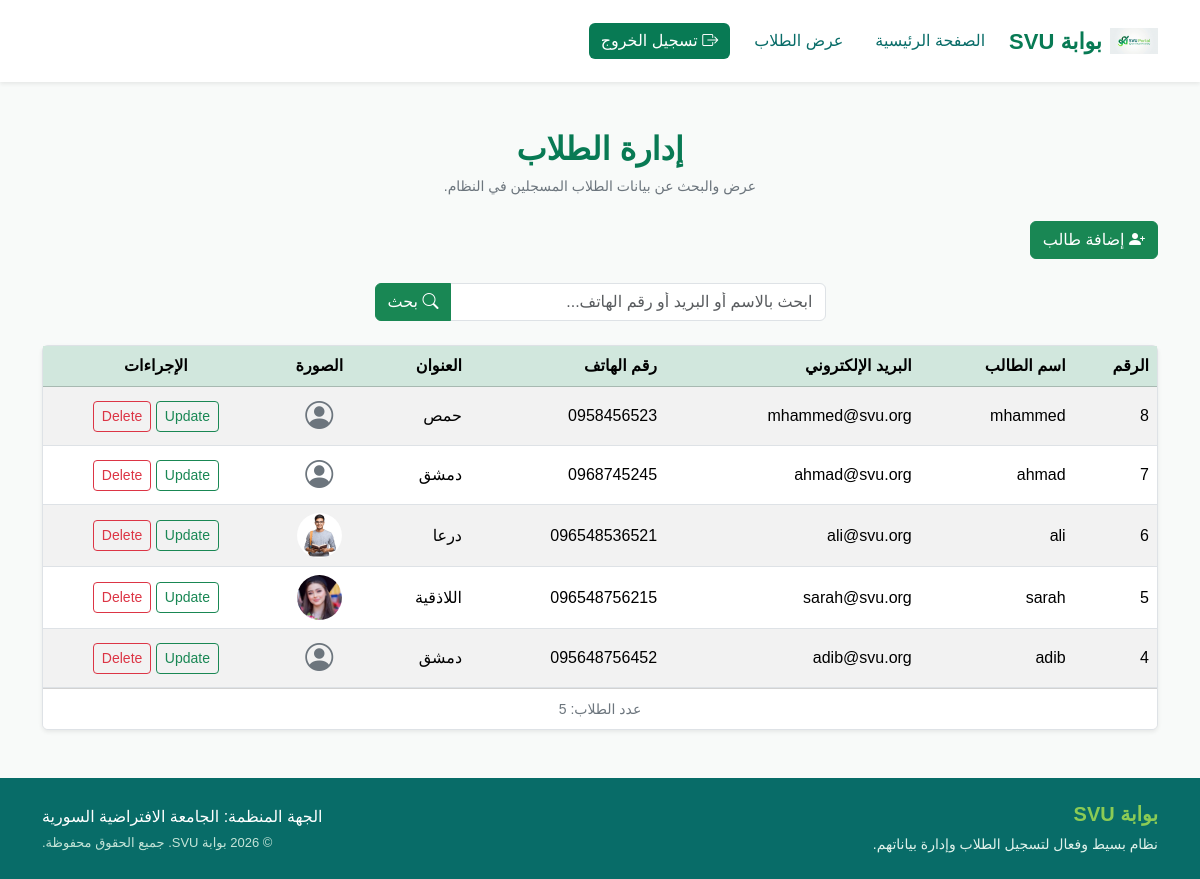
The app's page /view_students.php (signed in) with its own data.
### tables this page shows
CREATE TABLE `students` (
  `id` int(11) NOT NULL,
  `name` varchar(100) NOT NULL,
  `email` varchar(100) NOT NULL,
  `phone` varchar(15) NOT NULL,
  `address` text NOT NULL,
  `profile_picture` varchar(255) DEFAULT NULL,
  `created_at` timestamp NOT NULL DEFAULT current_timestamp()
);

### view_students.php (the view, shortened to what this page needs)
<?php
require_once __DIR__ . '/includes/db.php';
$isLoggedIn = isset($_SESSION['user_id']);
$search = trim($_GET['search'] ?? '');
$students = [];
$error = '';
try {
    $query = "SELECT id, name, email, phone, address,
                     profile_picture, created_at
              FROM students";
    $query .= " ORDER BY id DESC";
    $stmt = $pdo->prepare($query);
    if ($search !== '') {
        $searchValue = "%$search%";
        $stmt->execute([
            ':search_name' => $searchValue,
            ':search_email' => $searchValue,
            ':search_phone' => $searchValue
        ]);
    } else {
        $stmt->execute();
    }
    $students = $stmt->fetchAll(PDO::FETCH_ASSOC);
} catch (PDOException $e) {
    $error = 'حدث خطأ أثناء تحميل بيانات الطلاب.';
}
?>
<!DOCTYPE html>
<html lang="ar" dir="rtl">
<head>
    <link href="https://cdn.jsdelivr.net/npm/bootstrap@5.3.8/dist/css/bootstrap.rtl.min.css" rel="stylesheet">
    <link href="https://cdn.jsdelivr.net/npm/bootstrap-icons@1.13.1/font/bootstrap-icons.min.css" rel="stylesheet">
    <link rel="stylesheet" href="assets/css/style.css">
</head>
<body>
    <header>
        <nav class="navbar navbar-expand-lg navbar-light bg-white shadow-sm">
            <div class="container">
                <a class="navbar-brand d-flex align-items-center gap-2" href="index.php">
                    <img src="assets/img/logo.jpeg" alt="شعار بوابة SVU" class="navbar-logo">
                    <span class="fw-bold site-name">بوابة SVU</span>
                </a>
                <div class="collapse navbar-collapse" id="navbarContent">
                    <ul class="navbar-nav me-auto align-items-lg-center gap-lg-3">
                        <li class="nav-item">
                            <a class="nav-link" href="index.php">
                                الصفحة الرئيسية
                            </a>
                        </li>
                        <li class="nav-item">
                            <a class="nav-link" href="view_students.php">
                                عرض الطلاب
                            </a>
                        </li>
                        <?php if ($isLoggedIn): ?>
                        <li class="nav-item">
                            <a class="btn btn-logout" href="logout.php">
                                <i class="bi bi-box-arrow-right"></i>
                                تسجيل الخروج
                            </a>
                        </li>
                        <?php endif; ?>
                    </ul>
                </div>
            </div>
        </nav>
    </header>
    <main class="flex-grow-1 py-5">
        <div class="container">
            <div class="text-center mb-4">
                <h2 class="fw-bold" style="color: #087a54;">
                    إدارة الطلاب
                </h2>
                <p class="text-secondary small mb-0">
                    عرض والبحث عن بيانات الطلاب المسجلين في النظام.
                </p>
            </div>
            <div class="d-flex justify-content-start mb-4">
                <a href="add_student.php" class="btn btn-success">
                    <i class="bi bi-person-plus-fill"></i>
                    إضافة طالب
                </a>
            </div>
            <div class="row justify-content-center mb-4">
                <div class="col-12 col-md-7 col-lg-5">
                    <form action="view_students.php" method="GET">
                        <div class="input-group">
                            <input type="search" name="search" class="form-control"
                                placeholder="ابحث بالاسم أو البريد أو رقم الهاتف..."
                                value="<?php echo htmlspecialchars($search, ENT_QUOTES, 'UTF-8'); ?>">
                            <button type="submit" class="btn btn-success">
                                <i class="bi bi-search"></i>
                                بحث
                            </button>
                        </div>
                    </form>
                </div>
            </div>
            <div class="card border shadow-sm">
                <div class="card-body p-0">
                    <div class="table-responsive">
                        <table class="table table-hover table-striped align-middle mb-0">
                            <thead class="table-success">
                                <tr>
                                    <th scope="col">الرقم</th>
                                    <th scope="col">اسم الطالب</th>
                                    <th scope="col">البريد الإلكتروني</th>
                                    <th scope="col">رقم الهاتف</th>
                                    <th scope="col">العنوان</th>
                                    <th scope="col" class="text-center">
                                        الصورة
                                    </th>
                                    <th scope="col" class="text-center">
                                        الإجراءات
                                    </th>
                                </tr>
                            </thead>
                            <tbody>
                                <?php if ($error !== ''): ?>
                                <tr>
                                    <td colspan="7" class="text-center text-danger py-4">
                                        <?php echo htmlspecialchars($error, ENT_QUOTES, 'UTF-8'); ?>
                                    </td>
                                </tr>
                                <?php elseif (!empty($students)): ?>
                                <?php foreach ($students as $student): ?>
                                <tr>
                                    <td>
                                        <?php echo (int) $student['id']; ?>
                                    </td>
                                    <td>
                                        <?php echo htmlspecialchars($student['name'], ENT_QUOTES, 'UTF-8'); ?>
                                    </td>
                                    <td>
                                        <?php echo htmlspecialchars($student['email'], ENT_QUOTES, 'UTF-8'); ?>
                                    </td>
                                    <td>
                                        <?php echo htmlspecialchars($student['phone'], ENT_QUOTES, 'UTF-8'); ?>
                                    </td>
                                    <td>
                                        <?php echo htmlspecialchars($student['address'], ENT_QUOTES, 'UTF-8'); ?>
                                    </td>
                                    <td class="text-center">
                                        <?php if (!empty($student['profile_picture'])): ?>
                                        <img src="<?php echo htmlspecialchars($student['profile_picture'], ENT_QUOTES, 'UTF-8'); ?>"
                                            alt="صورة الطالب" width="45" height="45"
                                            class="rounded-circle student-picture">
                                        <?php else: ?>
                                        <i class="bi bi-person-circle fs-3 text-secondary"></i>
                                        <?php endif; ?>
                                    </td>
                                    <td class="text-center">
                                        <a href="update_student.php?id=<?= $student['id'] ?>"
                                            class="btn btn-sm btn-outline-success">
                                            Update
                                        </a>
                                        <form action="delete_student.php" method="POST" class="d-inline"
                                            onsubmit="return confirm('هل أنت متأكد من حذف هذا الطالب؟');">
                                            <button type="submit" class="btn btn-sm btn-outline-danger">
                                                Delete
                                            </button>
                                        </form>
                                    </td>
                                </tr>
                                <?php endforeach; ?>
                                <?php endif; ?>
                            </tbody>
                        </table>
                    </div>
                </div>
                <div class="card-footer bg-white">
                    <div class="text-center text-secondary">
                        <small>
                            عدد الطلاب: <?php echo count($students); ?>
                        </small>
                    </div>
                </div>
            </div>
        </div>
    </main>
    <footer class="site-footer">
        <div class="container py-4">
            <div class="row align-items-center gy-3">
                <div class="col-md-6 text-center text-md-start">
                    <h5 class="footer-title">
                        بوابة SVU
                    </h5>
                    <p class="footer-description mb-0">
                        نظام بسيط وفعال لتسجيل الطلاب وإدارة بياناتهم.
                    </p>
                </div>
                <div class="col-md-6 text-center text-md-end">
                    <p class="mb-1">
                        الجهة المنظمة: الجامعة الافتراضية السورية
                    </p>
                    <p class="copyright mb-0">
                        &copy; <?php echo date('Y'); ?>
                        بوابة SVU. جميع الحقوق محفوظة.
                    </p>
                </div>
            </div>
        </div>
    </footer>
</body>
</html>

### assets/css/style.css (style rules this page uses)
body { min-height: 100vh; display: flex; flex-direction: column; font-family: Arial, sans-serif; background-color: #f8faf9; }
.navbar { padding: 12px 0; }
.navbar-logo { width: 48px; height: 48px; object-fit: contain; }
.site-name { color: #087a54; font-size: 22px; }
.nav-link { color: #086c68; font-weight: 500; transition: color 0.2s ease; }
.btn-logout { background-color: #087a54; color: white; border: none; }
main { flex-grow: 1; }
.site-footer { background-color: #086c68; color: white; margin-top: auto; }
.footer-title { color: #8bcb55; font-weight: bold; }
.footer-description { color: #e0f2eb; font-size: 14px; }
.copyright { color: #c5e4d8; font-size: 13px; }
.student-picture { object-fit: cover; }

### records on screen
students: id "8", name "mhammed", email "mhammed@svu.org", phone "0958456523", address "حمص"
students: id "7", name "ahmad", email "ahmad@svu.org", phone "0968745245", address "دمشق"
students: id "6", name "ali", email "ali@svu.org", phone "096548536521", address "درعا", profile_picture (picture)
students: id "5", name "sarah", email "sarah@svu.org", phone "096548756215", address "اللاذقية", profile_picture (picture)
students: id "4", name "adib", email "adib@svu.org", phone "095648756452", address "دمشق"

### other values on screen
count($students) "5"
